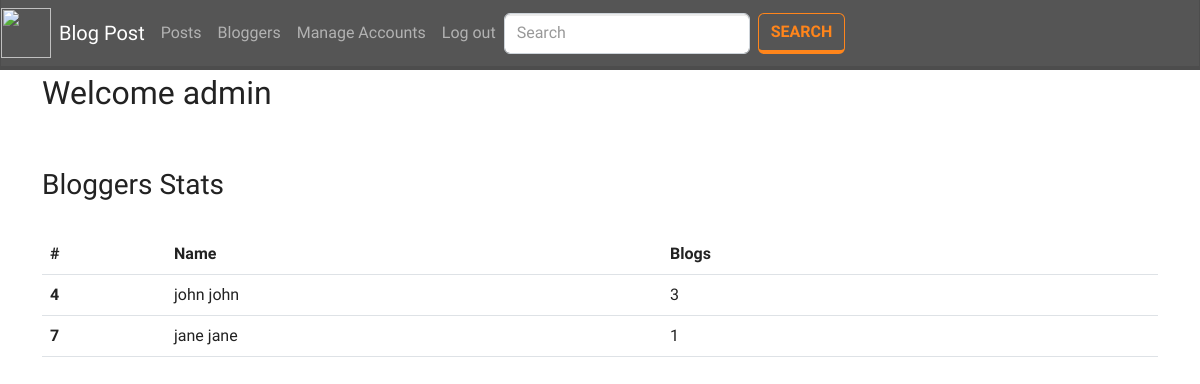
/dashboard.php (signed in), run on an earlier commit of the app's database.
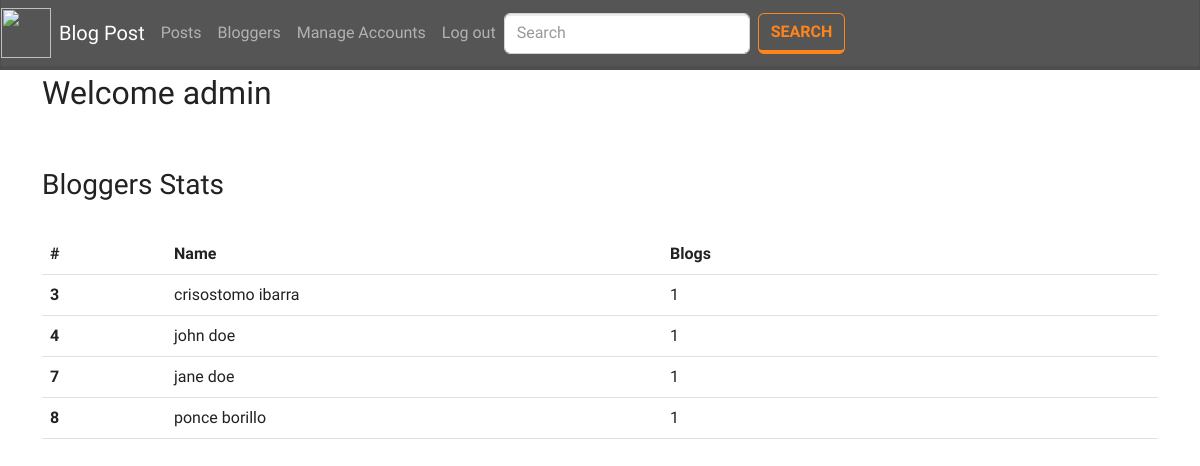
And on a later commit of the database.
### tables this page shows
CREATE TABLE `users` (
  `id` int(11) NOT NULL,
  `first_name` varchar(255) NOT NULL,
  `middle_name` varchar(255) NOT NULL,
  `last_name` varchar(255) NOT NULL,
  `email` varchar(255) NOT NULL,
  `password` varchar(255) NOT NULL,
  `privacy_policy` varchar(255) NOT NULL,
  `is_admin` int(11) NOT NULL,
  `is_active` int(11) NOT NULL,
  `image` varchar(255) NOT NULL
);

### includes/functions.php (called while the page is built, shortened)
<?php
function getUserStat(){
    $q = "SELECT u.id as `uid`, u.first_name, u.last_name, u.is_active, COUNT(b.author_id) as `post` FROM users u INNER JOIN blogs b on u.id = b.author_id GROUP BY b.author_id";
    $result = mysqli_query($_SESSION['conn'], $q);
    $temp = array();
    while ($row = $result->fetch_assoc()) {
        $temp[] = $row;
    }
    return $temp;
}

### dashboard.php (the view, shortened to what this page needs)
<?php include('components/header.php'); ?>
<div class="container mt-1">
<?php if($_SESSION['is_admin'] == 1){ ?>
    <h2>Welcome <?= $_SESSION['first_name']?></h2>
    <br>
    <br>
    <h3>Bloggers Stats</h3>
    <br>
    <table class="table">
    <thead>
        <tr>
            <th class="col-1">#</th>
            <th class="col-4">Name</th>
            <th class="col-4">Blogs</th>
        </tr>
    </thead>
    <tbody>
    <?php foreach(getUserStat() as $res) {?>
    <tr>
        <th scope="row"><?= $res['uid']?></th>
        <td><?= $res['first_name'] . ' ' . $res['last_name']?></td>
        <td><?= $res['post']?></td>
    </tr>
    <?php } ?>
    </tbody>
    </table>
    <?php }else{ ?>
        <h2>Account is Currently Deactivated. Please Contact the Admin!</h2>
    <?php } ?>
</div>
<?php include('components/footer.php'); ?>

What changed in the data, as far as the page shows it:
now on this page (row edited): users: id "3", first_name "crisostomo", last_name "ibarra", post "1"
changed users "john": last_name "john" → "doe"; post "3" → "1"
changed users "jane": last_name "jane" → "doe"
added users: id "8", first_name "ponce", last_name "borillo", post "1"
